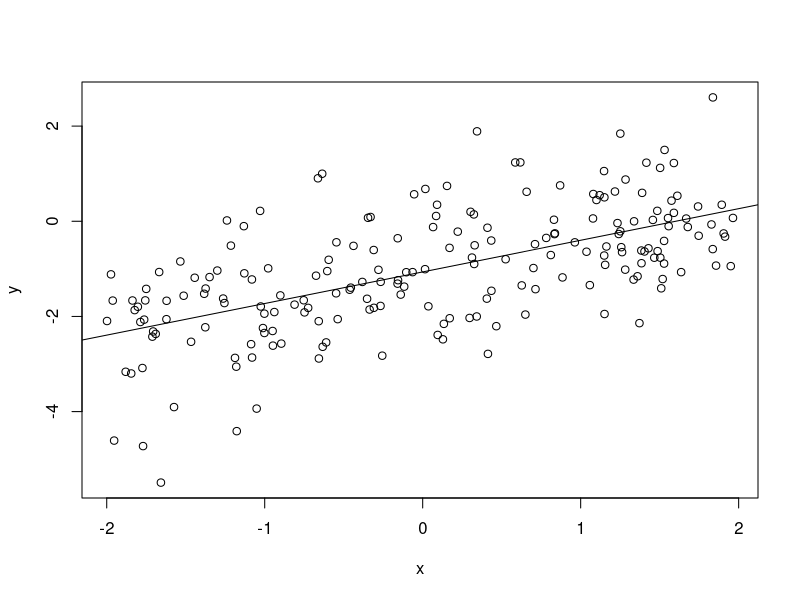
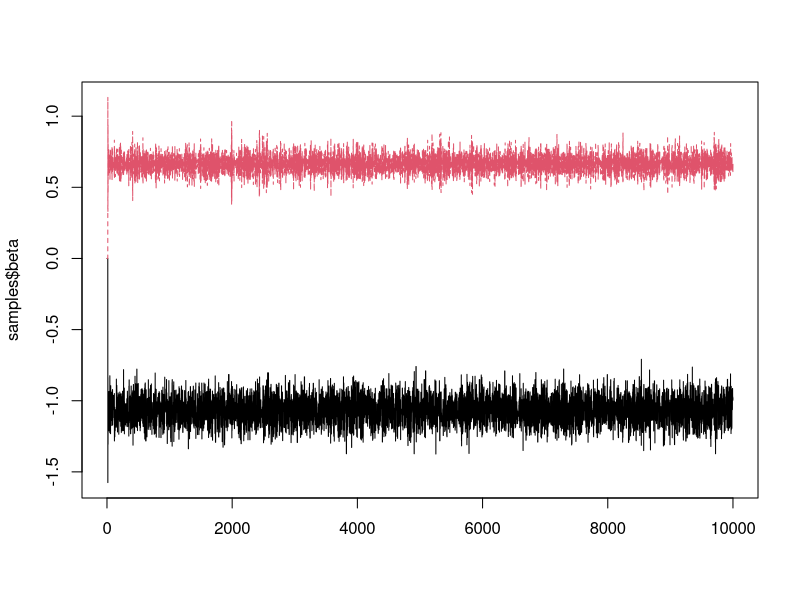
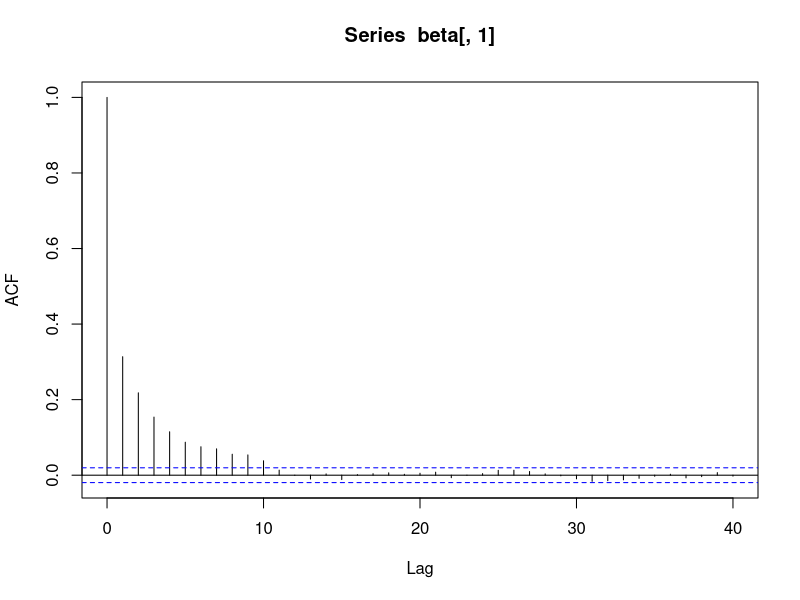
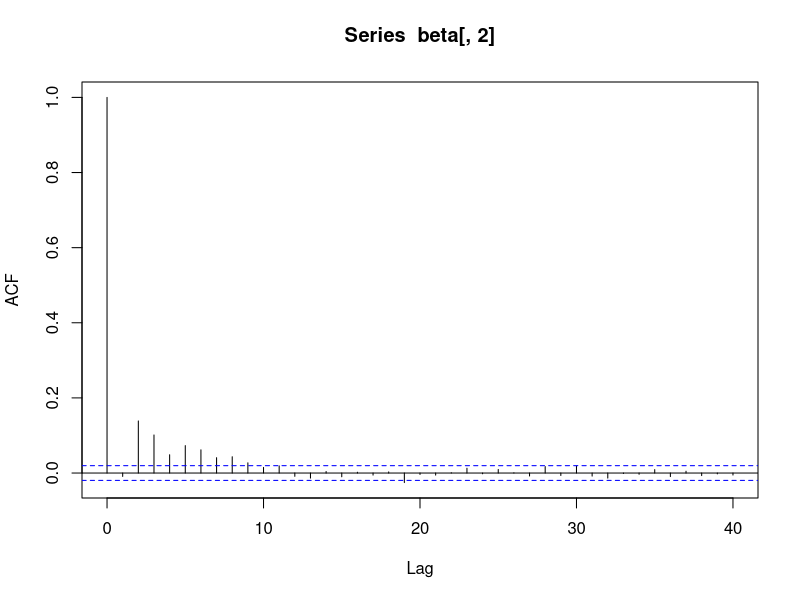
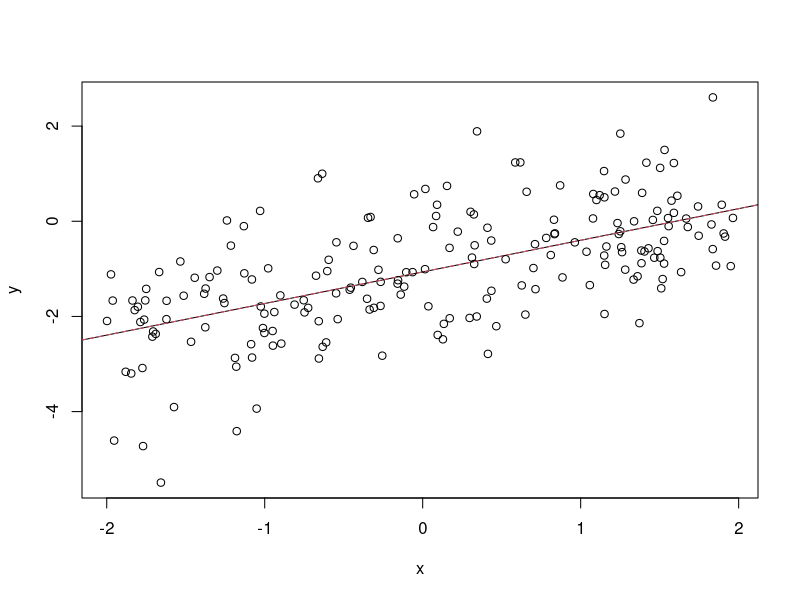
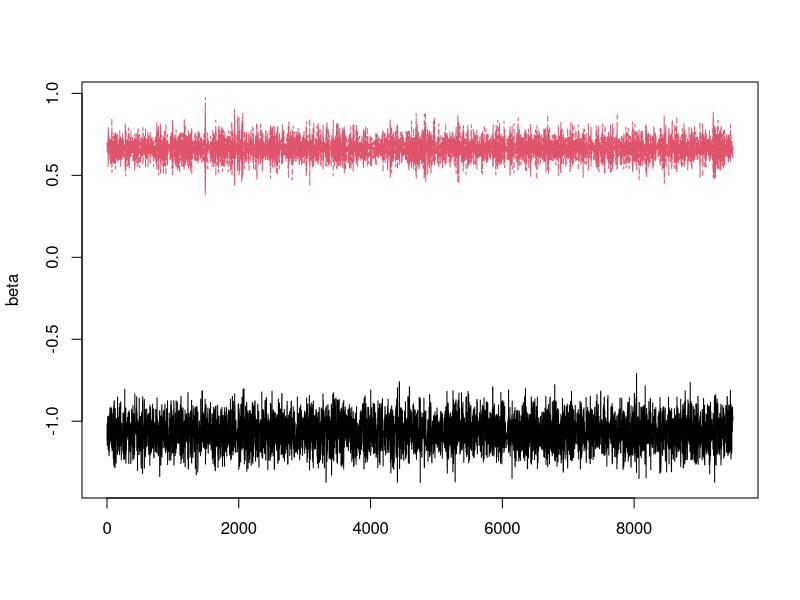
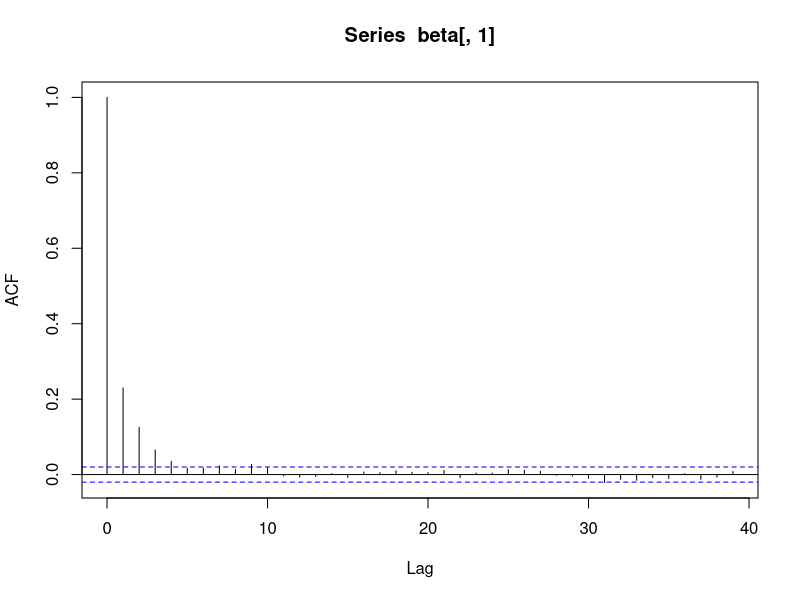
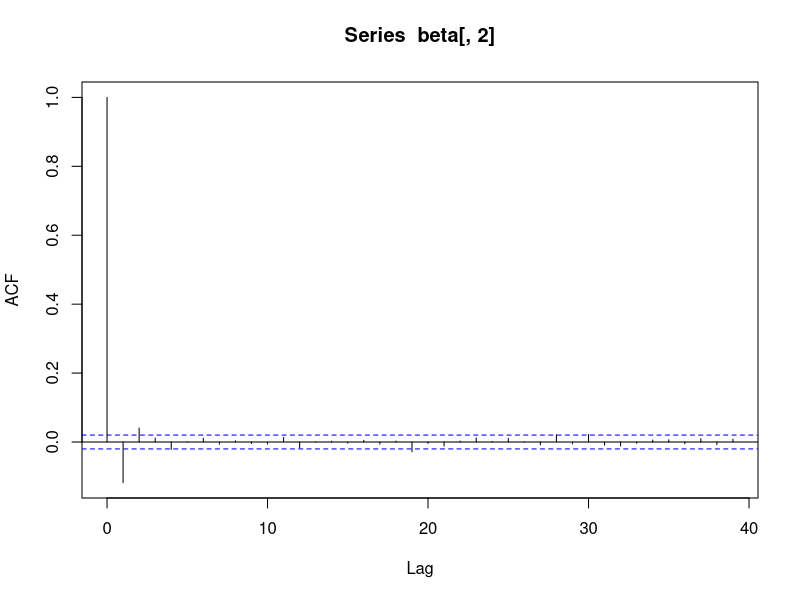

The R script that drew these images, in order:

# setwd("C:/arbeit/talks/Madrid2024/practicals")

# read the data
dat <- read.table("data/linreg.dat", header=TRUE)

# plot and add the regression line from lm
plot(dat$x, dat$y, xlab="x", ylab="y")
abline(lm(y~x, data=dat))

# function for computing the log-posterior (the same as in Ex. 2)
log_posterior <- function(beta, y, x, sigma, prior_mean, prior_sd) {
    # current mean vector of the observation model
    mu <- beta[1] + beta[2] * x
    
    # log-likelihood
    log_lik <- sum(dnorm(y, mean = mu, sd = sigma, log = TRUE))
    
    # prior (since beta[1] has a constant prior, we only need the prior for beta[2] here)
    log_prior <- dnorm(beta[2], mean = prior_mean, sd = prior_sd, log = TRUE)
    
    # return the (un-normalized) log-posterior
    return(log_lik + log_prior)
}

# function for computing the derivative of the log-posterior
log_posterior_deriv <- function(y, x, beta, sigma, prior_sd) {
    # contruct design matrix
    X <- cbind(1,x)
    
    # compute the derivative
    deriv <- (t(X) %*% y - crossprod(X) %*% beta) / (sigma^2) - c(0, (beta[2] / (prior_sd^2)))
    
    # return result
    return(deriv)
}

# HMC acceptance step
hmc_step <- function(beta_proposed, beta_current, momentum_proposed, momentum_current, y, x, sigma, prior_mean, prior_sd, mass_matrix) {
    # compute log-posterior at proposal
    log_prob_proposal <- log_posterior(
        beta_proposed,
        y,
        x,
        sigma,
        prior_mean,
        prior_sd
    )
    
    # compute log-posterior at current value
    log_prob_current <- log_posterior(
        beta_current,
        y,
        x,
        sigma,
        prior_mean,
        prior_sd
    )
    
    # log-densities of the momentum
    # assumes that the mass matrix will always be diagonal
    log_prob_momentum_proposed <- dnorm(
        momentum_proposed,
        sd = sqrt(diag(mass_matrix)),
        log = TRUE
    ) |> sum()
    
    log_prob_momentum_current <- dnorm(
        momentum_current,
        sd = sqrt(diag(mass_matrix)),
        log = TRUE
    ) |> sum()
    
    # log-acceptance probability
    log_alpha_star <- (
        log_prob_proposal -
            log_prob_current +
            log_prob_momentum_proposed -
            log_prob_momentum_current
    )
    log_acceptance_prob <- min(0, log_alpha_star)
    
    # determine acceptance by comparing to a log-uniform
    accept <- log(runif(n = 1)) < log_acceptance_prob
    
    # implement the acceptance step
    if(accept) {
        beta_step <- beta_proposed
        momentum_step <- -momentum_proposed
    } else {
        beta_step <- beta_current
        momentum_step <- momentum_current
    }
    
    # return the new state of the MCMC chain and whether acceptance took place
    return(list(beta = beta_step, momentum = momentum_step, accepted = accept))
}

# now put pieces together in an HMC algorithm
hmc <- function(
        y,
        x,
        beta_start,
        sigma,
        prior_sd,
        nsamples,
        mass_matrix = diag(length(beta_start)),
        step_size = 0.1,
        number_steps = 10
) {
    
    # some setting for the algorithms and vectors/matrices to store results
    nparam <- length(beta_start)
    samples <- matrix(NA_real_, nrow = nsamples, ncol = nparam)
    accepted <- vector(mode = "logical", length = nsamples)
    Minv <- solve(mass_matrix)
    
    # initialize with the starting values
    beta_current <- beta_start
    
    # assumes that the mass matrix will always be diagonal
    momentum_current <- rnorm(n = nparam, sd = sqrt(diag(mass_matrix)))
    
    # perform MCMC iterations
    for (m in seq(nsamples)) {
        # Leapfrog steps
        momentum_leapfrog <- rnorm(n = nparam, sd = sqrt(diag(mass_matrix)))
        beta_leapfrog <- beta_current
        
        for (l in seq(number_steps)) {
            momentum_leapfrog <- momentum_leapfrog + (step_size / 2) * log_posterior_deriv(y, x, beta_leapfrog, sigma, prior_sd)
            beta_leapfrog <- beta_leapfrog + step_size * Minv %*% momentum_leapfrog
            if (l < number_steps) {
                momentum_leapfrog <- momentum_leapfrog + (step_size / 2) * log_posterior_deriv(y, x, beta_leapfrog, sigma, prior_sd)
            }
        }
        
        # determine proposed values at the end of leapfrog steps
        beta_proposed <- beta_leapfrog
        momentum_proposed <- momentum_leapfrog
        
        # acceptance step
        step <- hmc_step(
            beta_proposed,
            beta_current,
            momentum_proposed,
            momentum_current,
            y,
            x,
            sigma,
            prior_mean = 0,
            prior_sd = prior_sd,
            mass_matrix = mass_matrix
        )
        
        # update current state and store results
        beta_current <- step$beta
        momentum_current <- step$momentum
        
        samples[m,] <- beta_current
        accepted[m] <- step$accepted
    }
    
    # return the MCMC chain and the acceptance states
    return(list(beta = samples, accepted = accepted))
}

# set seed to make results reproducible
set.seed(123)

# call the sampler
samples <- hmc(
    dat$y,
    dat$x,
    beta_start = c(0, 0),
    nsamples = 10000,
    sigma = sqrt(3), # this is a parameter of the response distribution; we assume it to be fixed here
    prior_sd = 10,
    step_size = 0.1
)

# acceptance probability
mean(samples$accepted)

# view traceplots
matplot(samples$beta, type = "l")

# auto correlations
beta <- samples$beta
acf(beta[,1])
acf(beta[,2])

# estimates
colMeans(samples$beta)
apply(samples$beta, 2, sd)

# compare to lm results:
plot(dat$x, dat$y, xlab="x", ylab="y")
abline(lm(y~x, data=dat))
abline(coef=colMeans(samples$beta), col=2, lty=2)


beta <- samples$beta[-c(1:500),]
matplot(beta, type = "l")

# auto correlations
acf(beta[,1])
acf(beta[,2])

# estimates
colMeans(beta)
apply(beta, 2, sd) 
